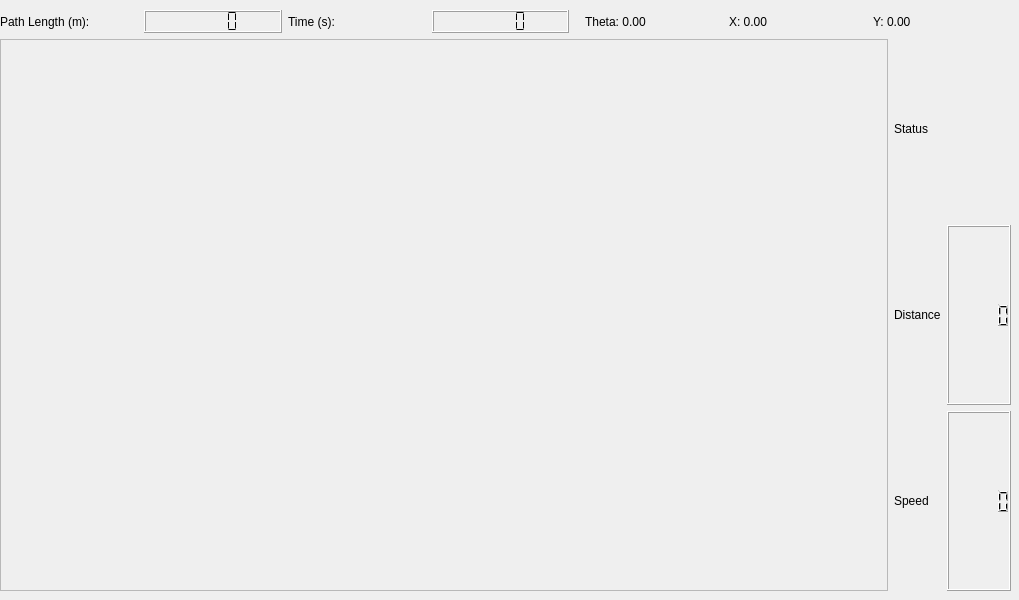
<?xml version="1.0" encoding="UTF-8"?>
<ui version="4.0">
 <class>guiDlg</class>
 <widget class="QWidget" name="guiDlg">
  <property name="geometry">
   <rect>
    <x>0</x>
    <y>0</y>
    <width>1019</width>
    <height>600</height>
   </rect>
  </property>
  <property name="windowTitle">
   <string>mission_planner</string>
  </property>
  <widget class="QWidget" name="verticalLayoutWidget_2">
   <property name="geometry">
    <rect>
     <x>0</x>
     <y>10</y>
     <width>1011</width>
     <height>581</height>
    </rect>
   </property>
   <layout class="QVBoxLayout" name="verticalLayout">
    <item>
     <layout class="QHBoxLayout" name="horizontalLayout_3">
      <item>
       <widget class="QLabel" name="labelLength">
        <property name="text">
         <string>Path Length (m):</string>
        </property>
       </widget>
      </item>
      <item>
       <widget class="QLCDNumber" name="lcdNumber_length">
        <property name="segmentStyle">
         <enum>QLCDNumber::Flat</enum>
        </property>
       </widget>
      </item>
      <item>
       <widget class="QLabel" name="labelElapsed">
        <property name="text">
         <string>Time (s):</string>
        </property>
       </widget>
      </item>
      <item>
       <widget class="QLCDNumber" name="lcdNumber_elapsed">
        <property name="segmentStyle">
         <enum>QLCDNumber::Flat</enum>
        </property>
       </widget>
      </item>
      <item>
       <spacer name="horizontalSpacer">
        <property name="orientation">
         <enum>Qt::Horizontal</enum>
        </property>
        <property name="sizeType">
         <enum>QSizePolicy::Minimum</enum>
        </property>
        <property name="sizeHint" stdset="0">
         <size>
          <width>10</width>
          <height>20</height>
         </size>
        </property>
       </spacer>
      </item>
      <item>
       <widget class="QLabel" name="labelTheta">
        <property name="text">
         <string>Theta: 0.00</string>
        </property>
       </widget>
      </item>
      <item>
       <widget class="QLabel" name="labelX">
        <property name="text">
         <string>X: 0.00</string>
        </property>
       </widget>
      </item>
      <item>
       <widget class="QLabel" name="labelY">
        <property name="text">
         <string>Y: 0.00</string>
        </property>
       </widget>
      </item>
     </layout>
    </item>
    <item>
     <layout class="QHBoxLayout" name="horizontalLayout_2">
      <item>
       <widget class="QFrame" name="frame">
        <property name="sizePolicy">
         <sizepolicy hsizetype="Expanding" vsizetype="Expanding">
          <horstretch>0</horstretch>
          <verstretch>0</verstretch>
         </sizepolicy>
        </property>
        <property name="frameShape">
         <enum>QFrame::StyledPanel</enum>
        </property>
        <property name="frameShadow">
         <enum>QFrame::Raised</enum>
        </property>
       </widget>
      </item>
      <item>
       <layout class="QVBoxLayout" name="infoLayout">
        <item>
         <layout class="QHBoxLayout" name="statusLayout">
          <item>
           <widget class="QLabel" name="statusLabel">
            <property name="text">
             <string>Status</string>
            </property>
           </widget>
          </item>
         </layout>
        </item>
        <item>
         <layout class="QHBoxLayout" name="horizontalLayout">
          <item>
           <widget class="QLabel" name="distLabel">
            <property name="text">
             <string>Distance</string>
            </property>
           </widget>
          </item>
          <item>
           <widget class="QLCDNumber" name="lcdNumber_Dist"/>
          </item>
         </layout>
        </item>
        <item>
         <layout class="QHBoxLayout" name="speedLayout">
          <item>
           <widget class="QLabel" name="speedLabel">
            <property name="text">
             <string>Speed</string>
            </property>
           </widget>
          </item>
          <item>
           <widget class="QLCDNumber" name="lcdNumber_Speed"/>
          </item>
         </layout>
        </item>
       </layout>
      </item>
     </layout>
    </item>
   </layout>
  </widget>
 </widget>
 <resources/>
 <connections/>
</ui>
